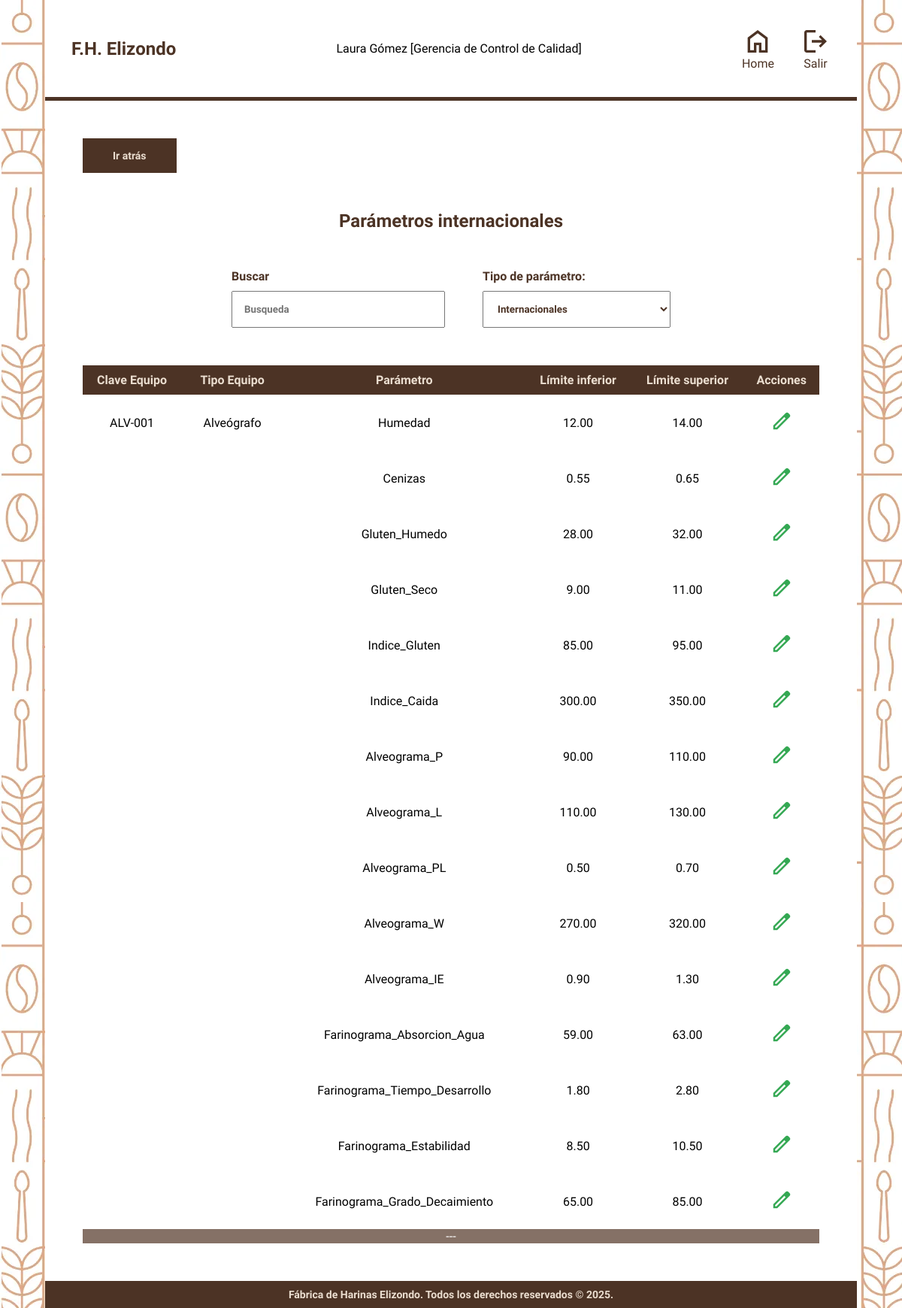
The app's page /modulos/parametros.php?tipo=internacionales (signed in) with its own data.
### tables this page shows
CREATE TABLE Parametros (
    id_parametro INT PRIMARY KEY AUTO_INCREMENT,
    id_equipo INT,
    id_cliente INT,
    nombre_parametro ENUM(
        'Humedad',
        'Cenizas',
        'Gluten_Humedo',
        'Gluten_Seco',
        'Indice_Gluten',
        'Indice_Caida',
        'Alveograma_P',
        'Alveograma_L',
        'Alveograma_PL',
        'Alveograma_W',
        'Alveograma_IE',
        'Farinograma_Absorcion_Agua',
        'Farinograma_Tiempo_Desarrollo',
        'Farinograma_Estabilidad',
        'Farinograma_Grado_Decaimiento'
    ) NOT NULL,
    lim_Superior DECIMAL(10, 2) NOT NULL,
    lim_Inferior DECIMAL(10, 2) NOT NULL,
    FOREIGN KEY (id_equipo) REFERENCES Equipos_Laboratorio(id_equipo),
    FOREIGN KEY (id_cliente) REFERENCES Clientes(id_cliente),
    CHECK (
        (
            id_cliente IS NOT NULL
            AND id_equipo IS NULL
        )
        OR (
            id_cliente IS NULL
            AND id_equipo IS NOT NULL
        )
    )
);

CREATE TABLE Equipos_Laboratorio (
    id_equipo INT PRIMARY KEY AUTO_INCREMENT,
    id_responsable INT NOT NULL,
    clave VARCHAR(50) UNIQUE NOT NULL,
    tipo_equipo ENUM('Alveógrafo', 'Farinógrafo') NOT NULL,
    marca VARCHAR(50),
    modelo VARCHAR(50),
    serie VARCHAR(59) UNIQUE NOT NULL,
    desc_larga VARCHAR(300),
    desc_corta VARCHAR(50) NOT NULL,
    proveedor VARCHAR(50),
    fecha_adquisicion DATE,
    garantia VARCHAR(50) UNIQUE,
    vencimiento_garantia DATE,
    ubicacion VARCHAR(100),
    estado ENUM('Activo', 'Inactivo', 'Baja') NOT NULL DEFAULT 'Activo',
    FOREIGN KEY (id_responsable) REFERENCES Usuarios(id_usuario)
);

### modulos/parametros.php (the view, shortened to what this page needs)
<?php
$filtro = $_GET['tipo'];
?>
<!DOCTYPE html>
<html lang="en">
<head>
    <link rel="stylesheet" href="../styles.css">
    <link rel="stylesheet" href="../css/menu.css">
</head>
<body>
    <main class="contenedor hoja">
        <?php include '../includes/header.php'; ?>
        <div class="contenedor__modulo">
            <a href="../menu.php" class="atras">Ir atrás</a>
            <h2 class="heading">Parámetros <?php echo $filtro; ?></h2>
            <div class="controles">
                <div class="buscador">
                    <h4 class="buscador__label">Buscar</h4>
                    <input type="text" id="searchBar" class="buscador__input" placeholder="Busqueda">
                </div>
                <div class="ordenar">
                    <h4 class="ordenar__label">Tipo de parámetro:</h4>
                    <select name="orden" id="filtroParam" class="ordenar__select">
                        <option value="internacionales" <?= ($filtro === 'internacionales') ? 'selected' : '' ?>>
                            Internacionales</option>
                    </select>
                </div>
            </div>
            <table class="tabla">
                <thead>
                    <tr class="tabla__encabezado">
                        <th><?php echo ($filtro === 'internacionales') ? 'Clave Equipo' : 'ID Cliente'; ?></th>
                        <th><?php echo ($filtro === 'internacionales') ? 'Tipo Equipo' : 'Cliente'; ?></th>
                        <th>Parámetro</th>
                        <th>Límite inferior</th>
                        <th>Límite superior</th>
                        <th>Acciones</th>
                    </tr>
                </thead>
                <tbody>
                    <?php
                    require '../config/conn.php';
                    $tabla = 'equipos_laboratorio';
                    $tipo_param = 'id_equipo';
                    if ($filtro === 'internacionales') {
                        $sql_id = "SELECT
                P.id_parametro,
                P.nombre_parametro,
                P.lim_Superior,
                P.lim_Inferior,
                A.clave AS origen,
                A.tipo_equipo AS tipo,
                A.id_equipo AS id
            FROM parametros P
            LEFT JOIN equipos_laboratorio A ON A.id_equipo = P.id_equipo
            WHERE P.id_equipo = :id";
                        $sql = "SELECT DISTINCT id_equipo FROM parametros";
                    }
                    $stmt = $pdo->prepare($sql);
                    $stmt->execute();
                    while ($id = $stmt->fetch(PDO::FETCH_ASSOC)) {
                        $valor_id = $id[$tipo_param];
                        $stmt_inner = $pdo->prepare($sql_id);
                        $stmt_inner->bindValue(':id', $valor_id, PDO::PARAM_INT);
                        $stmt_inner->execute();
                        $parametros = $stmt_inner->fetchAll(PDO::FETCH_ASSOC);
                        if (!empty($parametros)) {
                            $origen = htmlspecialchars($parametros[0][($filtro === 'internacionales') ? 'origen' : 'id']);
                            $tipo = htmlspecialchars($parametros[0][($filtro === 'internacionales') ? 'tipo' : 'origen']);
                            $primera = true;
                            foreach ($parametros as $parametro) {
                                echo '<tr class="tabla__fila">';
                                if ($primera) {
                                    echo '<td>' . $origen . '</td>';
                                    echo '<td>' . $tipo . '</td>';
                                    $primera = false;
                                } else {
                                    echo '<td class = "oculto">' . $origen . '</td>';
                                    echo '<td class = "oculto">' . $tipo . '</td>';
                                }
                                echo '<td>' . htmlspecialchars($parametro['nombre_parametro']) . '</td>';
                                echo '<td>' . htmlspecialchars($parametro['lim_Inferior']) . '</td>';
                                echo '<td>' . htmlspecialchars($parametro['lim_Superior']) . '</td>';
                                echo '<td class="tabla__botones">';
                                echo '<a href="parametrosform.php?id=' . $parametro['id_parametro'] . '&ow=' . $tabla . '">
                  <img src="../img/edit.svg" alt="Editar" class="tabla__boton"></a>';
                                echo '</td>';
                                echo '</tr>';
                            }
                            echo '<tr class="tabla__fila--sep"><td colspan="6" class="separador">---</td></tr>';
                        }
                    }
                    ?>
                </tbody>
            </table>
        </div>
        <?php include '../includes/footer.php'; ?>
    </main>
</body>
</html>

### includes/header.php (shortened to what this page needs)
<header class="header">
    <h2 class="header__logo">
        F.H. Elizondo
    </h2>
    <p><?php echo $_SESSION["username"] . ' [' . $_SESSION["rol"]  . ']'?></p>
    <nav class="header__nav">
        <a href="/fabrica-harinas/menu.php" class="header__btn">
            <img class="header__icono" src="/fabrica-harinas/img/home.svg" alt="Home">
            <p class="header__textoicono">Home</p>
        </a>
        <a href="/fabrica-harinas/config/logout.php" class="header__btn">
            <img class="header__icono" src="/fabrica-harinas/img/exit.svg" alt="Home">
            <p class="header__textoicono">Salir</p>
        </a>
    </nav>
</header>

### includes/footer.php
<footer>
    <div class="footer">
        <p class="footer__texto">Fábrica de Harinas Elizondo. Todos los derechos reservados &copy; 2025.</p>
    </div>
</footer>

### styles.css (style rules this page uses)
:root { --colorPrimario: #EBDED0; --blanco: #FFFFFF; --colorSecundario: #4c3325; --fuenteHeading: "Domine", serif; --fuenteBody: "Lexend", serif; }
.contenedor { max-width: 1200px; width: 90%; margin: 0 auto; }
html { box-sizing: border-box; }
* { margin: 0; padding: 0; }
a { text-decoration: none; color: var(--colorSecundario); }
img { max-width: 100%; }
body { background-image: url(img/bg-login.webp); font-family: var(--fuenteBody); }
h1, h2, h3, h4 { font-family: var(--fuenteHeading); font-weight: bold; color: var(--colorSecundario); }
.header { padding: 35px; display: flex; align-items: center; justify-content: space-between; border-bottom: 5px solid var(--colorSecundario); }
.header__logo { font-weight: bold; font-size: 24px; }
.header__nav { display: flex; align-items: center; gap: 15px; }
@media screen and (min-width: 768px) { .header__nav { gap: 35px; } }
.header__icono { width: 40px; height: 40px; color: var(--colorSecundario); }
.header__textoicono { text-align: center; }
.header__btn { transition: 0.4s all; display: flex; flex-direction: column; align-items: center; }
.footer { background-color: var(--colorSecundario); text-align: center; padding: 10px; color: var(--colorPrimario); font-weight: bold; font-size: 14px; }
.contenedor__modulo { padding: 50px; }
.heading { text-align: center; margin: 20px 0; }
.controles { display: flex; align-items: center; justify-content: center; gap: 50px; margin: 50px 0; }
.buscador__label, .ordenar__label { margin-bottom: 10px; }
.buscador__input, .ordenar__select { font-family: inherit; padding: 15px; min-width: 250px; color: var(--colorSecundario); font-weight: bold; }
.tabla { width: 100%; border-collapse: collapse; }
.tabla__encabezado { background-color: var(--colorSecundario); color: var(--colorPrimario); }
.tabla__encabezado th { padding: 10px; }
.tabla__fila td { padding: 20px; text-align: center; vertical-align: middle; }
.tabla__fila--sep td { background-color: #857166; text-align: center; vertical-align: middle; color: white; }
.tabla__boton { height: 30px; cursor: pointer; }
.atras { background-color: var(--colorSecundario); color: var(--colorPrimario); font-weight: bold; padding: 15px 40px; font-size: 14px; display: inline-block; margin-bottom: 30px; }

### css/menu.css (style rules this page uses)
:root { --colorPrimario: #EBDED0; --blanco: #FFFFFF; --colorSecundario: #4c3325; --fuenteHeading: "Domine", serif; --fuenteBody: "Lexend", serif; }
.hoja { background-color: var(--blanco); }

### records on screen
parametros: id_equipo.clave "ALV-001", id_equipo.tipo_equipo "Alveógrafo", nombre_parametro "Humedad", lim_Inferior "12.00", lim_Superior "14.00"
parametros: nombre_parametro "Cenizas", lim_Inferior "0.55", lim_Superior "0.65"
parametros: nombre_parametro "Gluten_Humedo", lim_Inferior "28.00", lim_Superior "32.00"
parametros: nombre_parametro "Gluten_Seco", lim_Inferior "9.00", lim_Superior "11.00"
parametros: nombre_parametro "Indice_Gluten", lim_Inferior "85.00", lim_Superior "95.00"
parametros: nombre_parametro "Indice_Caida", lim_Inferior "300.00", lim_Superior "350.00"
parametros: nombre_parametro "Alveograma_P", lim_Inferior "90.00", lim_Superior "110.00"
parametros: nombre_parametro "Alveograma_L", lim_Inferior "110.00", lim_Superior "130.00"
parametros: nombre_parametro "Alveograma_PL", lim_Inferior "0.50", lim_Superior "0.70"
parametros: nombre_parametro "Alveograma_W", lim_Inferior "270.00", lim_Superior "320.00"
parametros: nombre_parametro "Alveograma_IE", lim_Inferior "0.90", lim_Superior "1.30"
parametros: nombre_parametro "Farinograma_Absorcion_Agua", lim_Inferior "59.00", lim_Superior "63.00"
parametros: nombre_parametro "Farinograma_Tiempo_Desarrollo", lim_Inferior "1.80", lim_Superior "2.80"
parametros: nombre_parametro "Farinograma_Estabilidad", lim_Inferior "8.50", lim_Superior "10.50"
parametros: nombre_parametro "Farinograma_Grado_Decaimiento", lim_Inferior "65.00", lim_Superior "85.00"

### other values on screen
$_SESSION["username"] "Laura Gómez"
$_SESSION["rol"] "Gerencia de Control de Calidad"
$filtro "internacionales"
